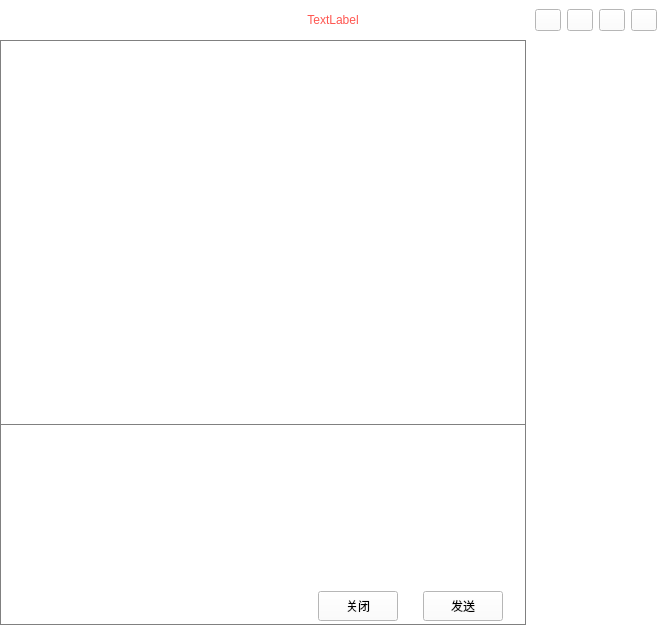
<?xml version="1.0" encoding="UTF-8"?>
<ui version="4.0">
 <class>Cell_Main</class>
 <widget class="QWidget" name="Cell_Main">
  <property name="geometry">
   <rect>
    <x>0</x>
    <y>0</y>
    <width>666</width>
    <height>625</height>
   </rect>
  </property>
  <property name="minimumSize">
   <size>
    <width>625</width>
    <height>625</height>
   </size>
  </property>
  <property name="windowTitle">
   <string>Cell_Main</string>
  </property>
  <layout class="QGridLayout" name="gridLayout_2">
   <property name="leftMargin">
    <number>0</number>
   </property>
   <property name="topMargin">
    <number>0</number>
   </property>
   <property name="rightMargin">
    <number>0</number>
   </property>
   <property name="bottomMargin">
    <number>0</number>
   </property>
   <property name="spacing">
    <number>0</number>
   </property>
   <item row="1" column="1" rowspan="2">
    <widget class="QWidget" name="widget_3" native="true">
     <property name="minimumSize">
      <size>
       <width>140</width>
       <height>0</height>
      </size>
     </property>
     <property name="styleSheet">
      <string notr="true">background-color: rgb(255, 255, 255);</string>
     </property>
    </widget>
   </item>
   <item row="1" column="0">
    <widget class="QTextBrowser" name="textBrowser">
     <property name="styleSheet">
      <string notr="true">border:1px solid gray;</string>
     </property>
    </widget>
   </item>
   <item row="2" column="0">
    <widget class="QFrame" name="inputbg">
     <property name="minimumSize">
      <size>
       <width>0</width>
       <height>200</height>
      </size>
     </property>
     <property name="maximumSize">
      <size>
       <width>16777215</width>
       <height>200</height>
      </size>
     </property>
     <property name="styleSheet">
      <string notr="true">QWidget#inputbg{border:1px solid gray; border-top:none;}</string>
     </property>
     <layout class="QGridLayout" name="gridLayout">
      <property name="leftMargin">
       <number>0</number>
      </property>
      <property name="topMargin">
       <number>0</number>
      </property>
      <property name="rightMargin">
       <number>0</number>
      </property>
      <property name="bottomMargin">
       <number>0</number>
      </property>
      <property name="spacing">
       <number>0</number>
      </property>
      <item row="0" column="0">
       <widget class="QTextEdit" name="textEdit">
        <property name="minimumSize">
         <size>
          <width>0</width>
          <height>70</height>
         </size>
        </property>
        <property name="styleSheet">
         <string notr="true">border:none;</string>
        </property>
       </widget>
      </item>
      <item row="1" column="0">
       <widget class="QWidget" name="widget_4" native="true">
        <property name="minimumSize">
         <size>
          <width>0</width>
          <height>35</height>
         </size>
        </property>
        <property name="styleSheet">
         <string notr="true">background-color: rgb(255, 255, 255);</string>
        </property>
        <layout class="QGridLayout" name="gridLayout_3">
         <property name="leftMargin">
          <number>0</number>
         </property>
         <property name="topMargin">
          <number>0</number>
         </property>
         <property name="rightMargin">
          <number>22</number>
         </property>
         <property name="bottomMargin">
          <number>0</number>
         </property>
         <property name="horizontalSpacing">
          <number>25</number>
         </property>
         <item row="0" column="0">
          <spacer name="horizontalSpacer">
           <property name="orientation">
            <enum>Qt::Horizontal</enum>
           </property>
           <property name="sizeHint" stdset="0">
            <size>
             <width>40</width>
             <height>20</height>
            </size>
           </property>
          </spacer>
         </item>
         <item row="0" column="1">
          <widget class="QPushButton" name="pushButton_2">
           <property name="minimumSize">
            <size>
             <width>75</width>
             <height>30</height>
            </size>
           </property>
           <property name="text">
            <string>关闭</string>
           </property>
          </widget>
         </item>
         <item row="0" column="2">
          <widget class="QPushButton" name="pushButton">
           <property name="minimumSize">
            <size>
             <width>75</width>
             <height>30</height>
            </size>
           </property>
           <property name="styleSheet">
            <string notr="true">pressed:{background-color: rgb(80, 170, 255);}</string>
           </property>
           <property name="text">
            <string>发送</string>
           </property>
          </widget>
         </item>
        </layout>
       </widget>
      </item>
     </layout>
    </widget>
   </item>
   <item row="0" column="0" colspan="2">
    <widget class="QFrame" name="titleframe">
     <property name="minimumSize">
      <size>
       <width>0</width>
       <height>40</height>
      </size>
     </property>
     <property name="maximumSize">
      <size>
       <width>16777215</width>
       <height>50</height>
      </size>
     </property>
     <property name="styleSheet">
      <string notr="true">background-color: rgb(255, 255, 255);</string>
     </property>
     <layout class="QGridLayout" name="gridLayout_5">
      <property name="leftMargin">
       <number>0</number>
      </property>
      <property name="topMargin">
       <number>0</number>
      </property>
      <property name="rightMargin">
       <number>0</number>
      </property>
      <property name="bottomMargin">
       <number>0</number>
      </property>
      <property name="spacing">
       <number>0</number>
      </property>
      <item row="0" column="0">
       <spacer name="horizontalSpacer_2">
        <property name="orientation">
         <enum>Qt::Horizontal</enum>
        </property>
        <property name="sizeType">
         <enum>QSizePolicy::Fixed</enum>
        </property>
        <property name="sizeHint" stdset="0">
         <size>
          <width>140</width>
          <height>20</height>
         </size>
        </property>
       </spacer>
      </item>
      <item row="0" column="1">
       <widget class="QLabel" name="nameLabel">
        <property name="styleSheet">
         <string notr="true">color: rgb(255, 86, 80);</string>
        </property>
        <property name="text">
         <string>TextLabel</string>
        </property>
        <property name="alignment">
         <set>Qt::AlignCenter</set>
        </property>
       </widget>
      </item>
      <item row="0" column="2">
       <widget class="QWidget" name="widget_2" native="true">
        <property name="minimumSize">
         <size>
          <width>140</width>
          <height>0</height>
         </size>
        </property>
        <property name="maximumSize">
         <size>
          <width>140</width>
          <height>16777215</height>
         </size>
        </property>
        <layout class="QGridLayout" name="gridLayout_4">
         <item row="0" column="2">
          <widget class="QPushButton" name="minButton">
           <property name="maximumSize">
            <size>
             <width>30</width>
             <height>30</height>
            </size>
           </property>
           <property name="styleSheet">
            <string notr="true">border-image: url(:/最小化.svg);</string>
           </property>
           <property name="text">
            <string/>
           </property>
          </widget>
         </item>
         <item row="0" column="3">
          <widget class="QPushButton" name="closeButton">
           <property name="maximumSize">
            <size>
             <width>30</width>
             <height>30</height>
            </size>
           </property>
           <property name="styleSheet">
            <string notr="true">border-image: url(:/关闭.svg);
QPushButton#closeButton:hover{border:2px solid gray;}</string>
           </property>
           <property name="text">
            <string/>
           </property>
          </widget>
         </item>
         <item row="0" column="1">
          <widget class="QPushButton" name="maxButton">
           <property name="maximumSize">
            <size>
             <width>30</width>
             <height>30</height>
            </size>
           </property>
           <property name="styleSheet">
            <string notr="true">border-image: url(:/最大化.svg);</string>
           </property>
           <property name="text">
            <string/>
           </property>
          </widget>
         </item>
         <item row="0" column="0">
          <widget class="QPushButton" name="setButton">
           <property name="maximumSize">
            <size>
             <width>30</width>
             <height>30</height>
            </size>
           </property>
           <property name="styleSheet">
            <string notr="true">border-image: url(:/设置.svg);
border:1px solid;
border-color: rgb(135, 213, 255);
hover{border:2px solid color: rgb(117, 218, 255);}

</string>
           </property>
           <property name="text">
            <string/>
           </property>
          </widget>
         </item>
        </layout>
       </widget>
      </item>
     </layout>
    </widget>
   </item>
  </layout>
 </widget>
 <resources/>
 <connections/>
</ui>
